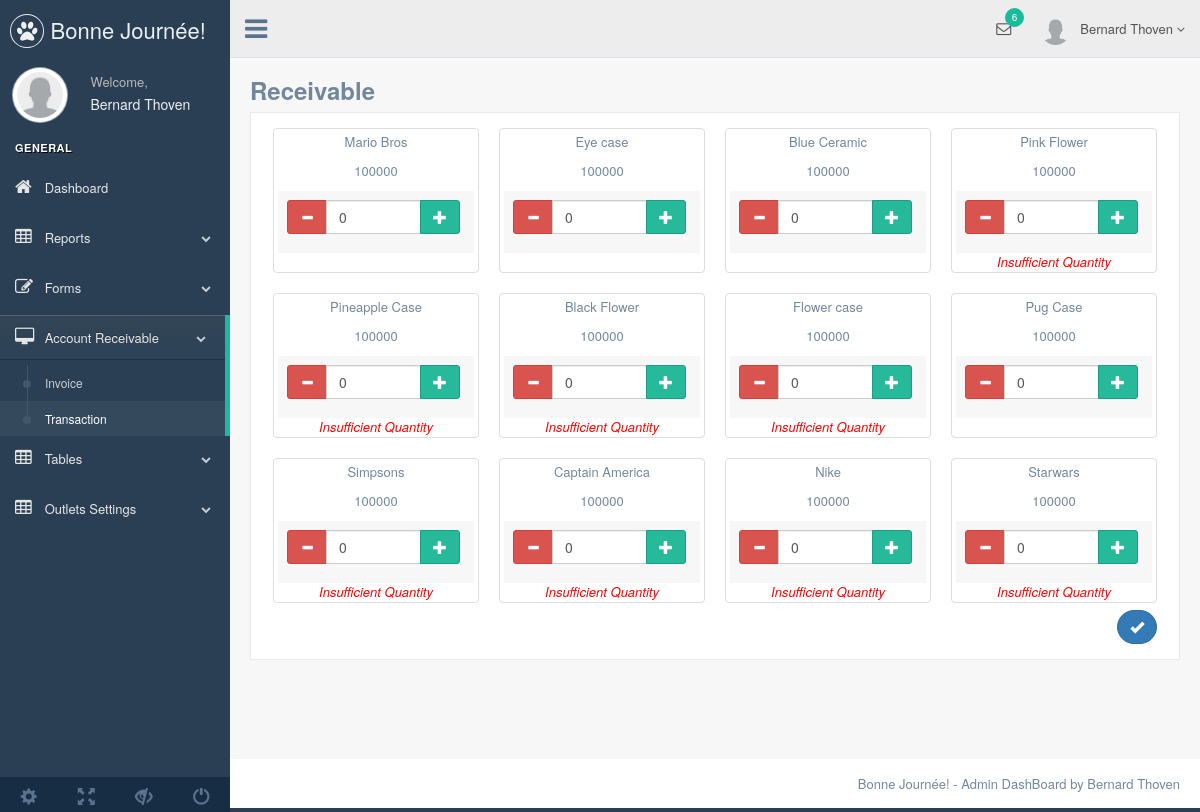
Page /production/media_gallery.php on the committed database.
### tables this page shows
CREATE TABLE `inventory` (
  `id` int(11) NOT NULL,
  `item_code` varchar(20) NOT NULL,
  `description` varchar(255) NOT NULL,
  `qty` int(11) NOT NULL,
  `unit_price` int(11) NOT NULL,
  `min` int(11) NOT NULL,
  `max` int(11) NOT NULL,
  `hpp` int(20) DEFAULT NULL
);

### production/media_gallery.php (the view, shortened to what this page needs)
<?php
include("controller/doconnect.php");
?>
<!DOCTYPE html>
<html lang="en">
  <head>
    <link href="../vendors/bootstrap/dist/css/bootstrap.css" rel="stylesheet">
    <link href="../vendors/font-awesome/css/font-awesome.min.css" rel="stylesheet">
    <link href="../vendors/nprogress/nprogress.css" rel="stylesheet">
    <link href="../build/css/custom.css" rel="stylesheet">
  </head>
  <body class="nav-md">
    <div class="container body">
      <div class="main_container">
        <div class="col-md-3 left_col menu_fixed">
          <div class="left_col scroll-view">
            <div class="navbar nav_title" style="border: 0;">
              <a href="index.html" class="site_title"><i class="fa fa-paw"></i> <span>Bonne Journée!</span></a>
            </div>
            <div class="profile clearfix">
              <div class="profile_pic">
                <img src="images/user.png" alt="..." class="img-circle profile_img">
              </div>
              <div class="profile_info">
                <span>Welcome,</span>
                <h2>Bernard Thoven</h2>
              </div>
            </div>
            <br />
            <div id="sidebar-menu" class="main_menu_side hidden-print main_menu">
              <div class="menu_section">
                <h3>General</h3>
                <ul class="nav side-menu">
                  <li><a href="index.php"><i class="fa fa-home"></i> Dashboard </a>
                  </li>
                  <li><a><i class="fa fa-table"></i> Reports <span class="fa fa-chevron-down"></span></a>
                  </li>
                  <li><a><i class="fa fa-edit"></i> Forms <span class="fa fa-chevron-down"></span></a>
                  </li>
                  <li><a><i class="fa fa-desktop"></i> Account Receivable <span class="fa fa-chevron-down"></span></a>
                    <ul class="nav child_menu">
                      <li><a href="invoice.html">Invoice</a></li>
                      <li><a href="media_gallery.php">Transaction</a></li>
                    </ul>
                  </li>
                  <li><a><i class="fa fa-table"></i> Tables <span class="fa fa-chevron-down"></span></a>
                  </li>
                  <li><a><i class="fa fa-table"></i> Outlets Settings <span class="fa fa-chevron-down"></span></a>
                  </li>
                </ul>
              </div>
            </div>
            <div class="sidebar-footer hidden-small">
              <a data-toggle="tooltip" data-placement="top" title="Settings">
                <span class="glyphicon glyphicon-cog" aria-hidden="true"></span>
              </a>
              <a data-toggle="tooltip" data-placement="top" title="FullScreen">
                <span class="glyphicon glyphicon-fullscreen" aria-hidden="true"></span>
              </a>
              <a data-toggle="tooltip" data-placement="top" title="Lock">
                <span class="glyphicon glyphicon-eye-close" aria-hidden="true"></span>
              </a>
              <a data-toggle="tooltip" data-placement="top" title="Logout" href="login.html">
                <span class="glyphicon glyphicon-off" aria-hidden="true"></span>
              </a>
            </div>
          </div>
        </div>
        <div class="top_nav">
          <div class="nav_menu">
            <nav>
              <div class="nav toggle">
                <a id="menu_toggle"><i class="fa fa-bars"></i></a>
              </div>
              <ul class="nav navbar-nav navbar-right">
                <li class="">
                  <a href="javascript:;" class="user-profile dropdown-toggle" data-toggle="dropdown" aria-expanded="false">
                    <img src="images/user.png" alt="">Bernard Thoven
                    <span class=" fa fa-angle-down"></span>
                  </a>
                </li>
                <li role="presentation" class="dropdown">
                  <a href="javascript:;" class="dropdown-toggle info-number" data-toggle="dropdown" aria-expanded="false">
                    <i class="fa fa-envelope-o"></i>
                    <span class="badge bg-green">6</span>
                  </a>
                </li>
              </ul>
            </nav>
          </div>
        </div>
        <div class="right_col" role="main">
          <div class="">
            <div class="page-title">
              <div class="title_left">
                <h3> <b>Receivable</b> <small> </small> </h3>
              </div>
            </div>
            <div class="clearfix"></div>
            <div class="row">
              <div class="col-md-12">
                <div class="x_panel">
                  <div class="x_content">
                    <div class="row">
                      <form action="controller/doaddnewinvoice.php" method="POST" >
                        <?php
                            $sql = "SELECT * FROM inventory";
                            $result = $conn->query($sql);
                            $a = 0;
                            while($row = $result->fetch_assoc()) {
                        ?>
                        <div class="col-md-3">
                          <div class="thumbnail" align="center">
                            <p><input type="hidden" name="arr[]" value="<?php echo $row["description"]?>"><?php echo $row["description"]?></p>
                            <p><input type="hidden" name="arr1[]" value="<?php echo $row["unit_price"]?>"><?php echo $row["unit_price"] ?></p>
                            <div class="caption">
                              <div class="input-group">
                                    <span class="input-group-btn">
                                        <button type="button" class="btn btn-danger btn-number"  data-type="minus" data-field="quant[<?php echo $a ?>]">
                                          <span class="glyphicon glyphicon-minus"></span>
                                        </button>
                                    </span>
                                    <input type="text" name="quant[<?php echo $a ?>]" class="form-control input-number" value="0" min="0" max="<?php echo $row["qty"] ?>">
                                    <span class="input-group-btn">
                                        <button type="button" class="btn btn-success btn-number" data-type="plus" data-field="quant[<?php echo $a ?>]">
                                            <span class="glyphicon glyphicon-plus"></span>
                                        </button>
                                    </span>
                              </div>
                            </div>
                            <?php
                            if ($row["qty"] == 0){
                              echo '<i style="color:red";>Insufficient Quantity</i>';
                            }
                            ?>
                          </div>
                        </div>
                        <?php
                        $a ++;
                        }
                        ?>
                        <div class="col-md-12">
                          <br>
                        </div>
                        <div class="clearfix"></div>
                        <button type="button" class="btn btn-round btn-primary" data-toggle="modal" data-target=".bs-example-modal-sm" style="position: absolute; right: 0; bottom: 0;"><span class="glyphicon glyphicon-ok"></span></button>
                      </form>
                    </div>
                  </div>
                </div>
              </div>
            </div>
          </div>
        </div>
        <footer>
          <div class="pull-right">
            Bonne Journée! - Admin DashBoard by Bernard Thoven
          </div>
          <div class="clearfix"></div>
        </footer>
      </div>
    </div>
  </body>
</html>

### rows in the picture
inventory: description "Mario Bros", unit_price "100000"
inventory: description "Eye case", unit_price "100000"
inventory: description "Blue Ceramic", unit_price "100000"
inventory: description "Pink Flower", unit_price "100000", qty "0", shows "Insufficient Quantity"
inventory: description "Pineapple Case", unit_price "100000", qty "0", shows "Insufficient Quantity"
inventory: description "Black Flower", unit_price "100000", qty "0", shows "Insufficient Quantity"
inventory: description "Flower case", unit_price "100000", qty "0", shows "Insufficient Quantity"
inventory: description "Pug Case", unit_price "100000"
inventory: description "Simpsons", unit_price "100000", qty "0", shows "Insufficient Quantity"
inventory: description "Captain America", unit_price "100000", qty "0", shows "Insufficient Quantity"
inventory: description "Nike", unit_price "100000", qty "0", shows "Insufficient Quantity"
inventory: description "Starwars", unit_price "100000", qty "0", shows "Insufficient Quantity"
